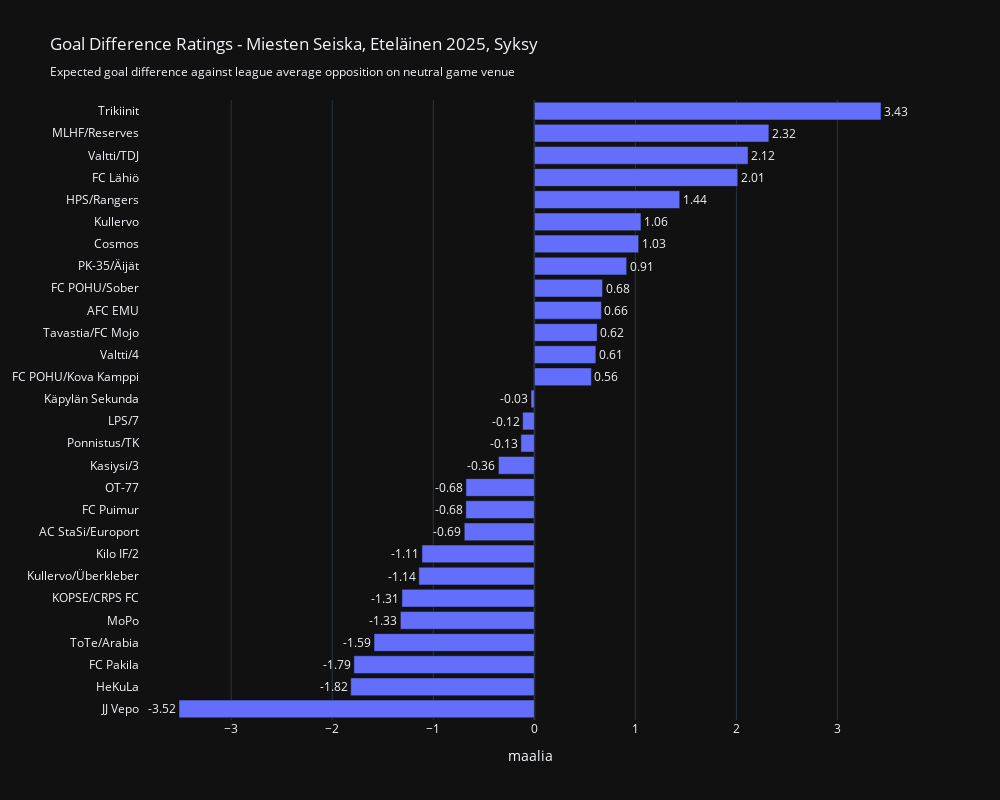

The code cell stored with this chart in its notebook:
### Code cell
my_x = 'goal_difference_rating'

aux = ratings_df.sort_values(by=my_x, ascending=False if my_x=='defense_rating' else True)

fig = go.Figure()

fig.add_trace(
        go.Bar(
            x=aux[my_x],
            y=aux['team'],#.apply(lambda x: x.split('\\')[0]),
            text=aux[my_x].round(2),
            textposition='outside',
            orientation='h',
            #marker=dict(color = color_list)
        )
)

fig.update_layout(
    width=1000,
    height=800,
    title=f"Goal Difference Ratings - {my_title}<br><sub>Expected goal difference against league average opposition on neutral game venue<sub>",
    template = 'plotly_dark',
    xaxis_title="maalia",
    showlegend=False
    )

fig.show()

### Figure 1 — Plotly figure (JSON) as saved in the notebook; plotly's stock layout.template omitted (floating-point values rounded to 4 significant figures)
{"data": [{"orientation": "h", "text": [-3.52, -1.82, -1.79, -1.59, -1.33, -1.31, -1.14, -1.11, -0.69, -0.68, -0.68, -0.36, -0.13, -0.12, -0.03, 0.56, 0.61, 0.62, 0.66, 0.68, 0.91, 1.03, 1.06, 1.44, 2.01, 2.12, 2.32, 3.43], "textposition": "outside", "type": "bar", "x": [-3.517, -1.817, -1.786, -1.587, -1.326, -1.311, -1.143, -1.113, -0.6937, -0.6783, -0.6771, -0.3553, -0.1332, -0.1159, -0.03265, 0.5649, 0.609, 0.622, 0.664, 0.6752, 0.914, 1.033, 1.055, 1.439, 2.013, 2.116, 2.322, 3.431], "y": ["JJ Vepo", "HeKuLa", "FC Pakila", "ToTe/Arabia", "MoPo", "KOPSE/CRPS FC", "Kullervo/Überkleber", "Kilo IF/2", "AC StaSi/Europort", "FC Puimur", "OT-77", "Kasiysi/3", "Ponnistus/TK", "LPS/7", "Käpylän Sekunda", "FC POHU/Kova Kamppi", "Valtti/4", "Tavastia/FC Mojo", "AFC EMU", "FC POHU/Sober", "PK-35/Äijät", "Cosmos", "Kullervo", "HPS/Rangers", "FC Lähiö", "Valtti/TDJ", "MLHF/Reserves", "Trikiinit"]}], "layout": {"height": 800, "showlegend": false, "title": {"text": "Goal Difference Ratings - Miesten Seiska, Eteläinen 2025, Syksy<br><sub>Expected goal difference against league average opposition on neutral game venue<sub>"}, "width": 1000, "xaxis": {"title": {"text": "maalia"}}}}
